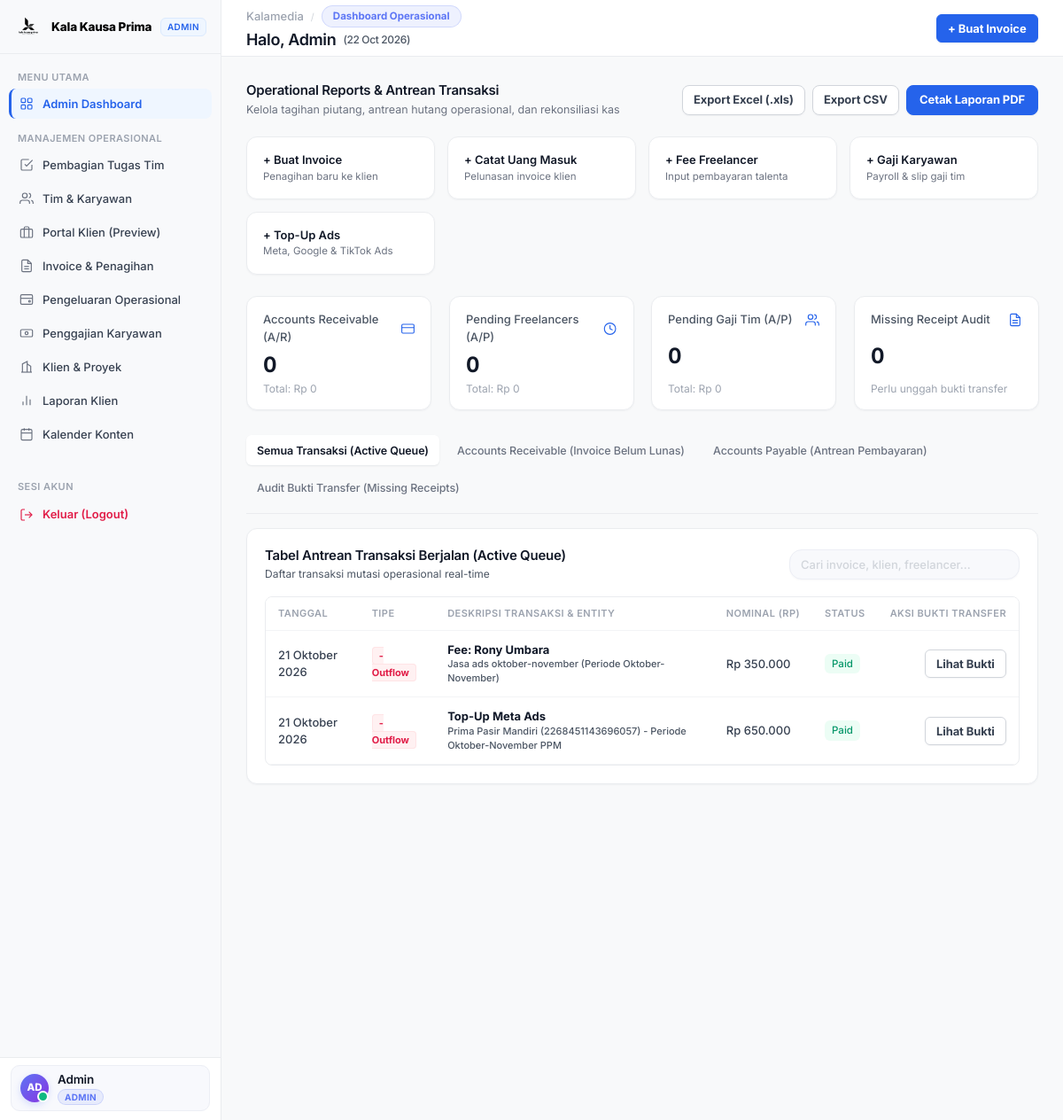
The page /admin-dashboard?_u=u_2 (signed in) on the database its author committed.
### tables this page shows
CREATE TABLE freelancer_payouts (
                id INTEGER PRIMARY KEY AUTOINCREMENT,
                freelancer_name VARCHAR(150) NOT NULL,
                freelancer_bank VARCHAR(100) DEFAULT NULL,
                freelancer_account VARCHAR(100) DEFAULT NULL,
                project_id INTEGER NOT NULL,
                task_description TEXT NOT NULL,
                amount DECIMAL(15,2) NOT NULL DEFAULT 0,
                status VARCHAR(20) DEFAULT 'Pending', -- 'Pending', 'Paid'
                paid_at DATETIME DEFAULT NULL,
                receipt_file VARCHAR(255) DEFAULT NULL,
                created_at DATETIME DEFAULT CURRENT_TIMESTAMP, is_deleted INTEGER DEFAULT 0, freelancer_phone VARCHAR(50) DEFAULT NULL,
                FOREIGN KEY (project_id) REFERENCES projects(id) ON DELETE CASCADE
            );

CREATE TABLE ads_spend (
                id INTEGER PRIMARY KEY AUTOINCREMENT,
                client_id INTEGER NOT NULL,
                project_id INTEGER DEFAULT NULL,
                platform VARCHAR(50) NOT NULL, -- 'Meta Ads', 'Google Ads', 'TikTok Ads', 'LinkedIn Ads'
                account_id VARCHAR(100) DEFAULT NULL,
                amount DECIMAL(15,2) NOT NULL DEFAULT 0,
                spent_date DATE NOT NULL,
                receipt_file VARCHAR(255) DEFAULT NULL,
                notes TEXT DEFAULT NULL,
                created_at DATETIME DEFAULT CURRENT_TIMESTAMP, is_deleted INTEGER DEFAULT 0,
                FOREIGN KEY (client_id) REFERENCES clients(id) ON DELETE CASCADE,
                FOREIGN KEY (project_id) REFERENCES projects(id) ON DELETE SET NULL
            );

### config/app.php (called while the page is built, shortened)
<?php
function format_rupiah($number, $with_prefix = true) {
    $val = number_format(floatval($number), 0, ',', '.');
    return $with_prefix ? 'Rp ' . $val : $val;
}
function format_date($date_str, $with_time = false) {
    $timestamp = strtotime($date_str);
    $months = [
        1 => 'Januari', 2 => 'Februari', 3 => 'Maret', 4 => 'April',
        5 => 'Mei', 6 => 'Juni', 7 => 'Juli', 8 => 'Agustus',
        9 => 'September', 10 => 'Oktober', 11 => 'November', 12 => 'Desember'
    ];
    $d = date('d', $timestamp);
    $m = $months[(int)date('m', $timestamp)];
    $y = date('Y', $timestamp);
    return "$d $m $y";
}
    ?>

### views/admin_dashboard.php (shortened to what this page needs)
<?php
$db = Database::getConnection();
$unpaidInv = $db->query("SELECT COUNT(*) as cnt, COALESCE(SUM(total_amount), 0) as total FROM invoices WHERE status != 'Paid' AND COALESCE(is_deleted, 0) = 0")->fetch();
$unpaidCount = intval($unpaidInv['cnt'] ?? 0);
$unpaidSum = floatval($unpaidInv['total'] ?? 0);
$pendingPay = $db->query("SELECT COUNT(*) as cnt, COALESCE(SUM(amount), 0) as total FROM freelancer_payouts WHERE status = 'Pending' AND COALESCE(is_deleted, 0) = 0")->fetch();
$pendingPayoutCount = intval($pendingPay['cnt'] ?? 0);
$pendingPayoutSum = floatval($pendingPay['total'] ?? 0);
$pendingSal = $db->query("SELECT COUNT(*) as cnt, COALESCE(SUM(net_salary), 0) as total FROM salaries WHERE status = 'Pending' AND COALESCE(is_deleted, 0) = 0")->fetch();
$pendingSalaryCount = intval($pendingSal['cnt'] ?? 0);
$pendingSalarySum = floatval($pendingSal['total'] ?? 0);
$missingInv = intval($db->query("SELECT COUNT(*) FROM invoices WHERE status = 'Paid' AND (receipt_file IS NULL OR receipt_file = '') AND COALESCE(is_deleted, 0) = 0")->fetchColumn());
$missingPay = intval($db->query("SELECT COUNT(*) FROM freelancer_payouts WHERE status = 'Paid' AND (receipt_file IS NULL OR receipt_file = '') AND COALESCE(is_deleted, 0) = 0")->fetchColumn());
$missingSal = intval($db->query("SELECT COUNT(*) FROM salaries WHERE status = 'Paid' AND (receipt_file IS NULL OR receipt_file = '') AND COALESCE(is_deleted, 0) = 0")->fetchColumn());
$missingAds = intval($db->query("SELECT COUNT(*) FROM ads_spend WHERE (receipt_file IS NULL OR receipt_file = '') AND COALESCE(is_deleted, 0) = 0")->fetchColumn());
$totalMissingReceipts = $missingInv + $missingPay + $missingSal + $missingAds;
$transactions = [];
$payouts = $db->query("
    SELECT p.id, p.freelancer_name, p.freelancer_bank, p.freelancer_account, p.amount, p.status,
           p.task_description, p.created_at as trans_date, p.receipt_file,
           pr.name as project_name, 'Outflow (Freelancer)' as trans_type, 'payout' as target_type
    FROM freelancer_payouts p
    LEFT JOIN projects pr ON p.project_id = pr.id
    WHERE COALESCE(p.is_deleted, 0) = 0
    ORDER BY p.id DESC LIMIT 15
")->fetchAll();
foreach ($payouts as $pay) {
    $transactions[] = [
        'id' => $pay['id'],
        'target_type' => 'payout',
        'trans_type' => 'Outflow',
        'date' => date('Y-m-d', strtotime($pay['trans_date'])),
        'title' => "Fee: " . $pay['freelancer_name'],
        'subtitle' => $pay['task_description'] . " (" . $pay['project_name'] . ")",
        'bank_info' => ($pay['freelancer_bank'] ? $pay['freelancer_bank'] . " - " . $pay['freelancer_account'] : ""),
        'amount' => floatval($pay['amount']),
        'status' => $pay['status'],
        'receipt_file' => $pay['receipt_file']
    ];
}
$adsList = $db->query("
    SELECT a.id, a.platform, a.amount, a.spent_date, a.receipt_file, a.account_id, a.notes,
           c.company as client_company, 'Outflow (Ads)' as trans_type, 'ads' as target_type
    FROM ads_spend a
    JOIN clients c ON a.client_id = c.id
    WHERE COALESCE(a.is_deleted, 0) = 0
    ORDER BY a.id DESC LIMIT 15
")->fetchAll();
foreach ($adsList as $ad) {
    $transactions[] = [
        'id' => $ad['id'],
        'target_type' => 'ads',
        'trans_type' => 'Outflow',
        'date' => $ad['spent_date'],
        'title' => "Top-Up " . $ad['platform'],
        'subtitle' => $ad['client_company'] . ($ad['account_id'] ? " ({$ad['account_id']})" : "") . ($ad['notes'] ? " - {$ad['notes']}" : ""),
        'amount' => floatval($ad['amount']),
        'status' => 'Paid',
        'receipt_file' => $ad['receipt_file']
    ];
}
usort($transactions, function ($a, $b) {
    return strcmp($b['date'], $a['date']);
});
?>
<!DOCTYPE html>
<html lang="id">
<head>
  <link rel="stylesheet" href="assets/css/style.css?v=saas-linear-1.0">
</head>
<body>
  <div class="app-container">
    <?php require_once BASE_PATH . '/includes/sidebar.php'; ?>
    <main class="main-wrapper">
      <?php require_once BASE_PATH . '/includes/header.php'; ?>
      <div class="content-body">
        <div style="display: flex; justify-content: space-between; align-items: center; margin-bottom: 20px; flex-wrap: wrap; gap: 12px;">
          <div>
            <h2 style="font-size: 18px; font-weight: 600; color: #111827; margin: 0; letter-spacing: -0.02em;">Operational Reports & Antrean Transaksi</h2>
            <p style="font-size: 12.5px; color: #6B7280; margin: 3px 0 0 0;">Kelola tagihan piutang, antrean hutang operasional, dan rekonsiliasi kas</p>
          </div>
          <div style="display: flex; gap: 8px; flex-wrap: wrap;">
            <a href="api/analytics.php?action=export_excel" class="btn btn-secondary btn-sm" style="font-weight: 500; height: 34px; padding: 0 12px; border-radius: 8px;" title="Unduh spreadsheet Excel dengan format tabel & border rapi">
              <span>Export Excel (.xls)</span>
            </a>
            <a href="api/analytics.php?action=export_csv" class="btn btn-secondary btn-sm" style="font-weight: 500; height: 34px; padding: 0 12px; border-radius: 8px;" title="Unduh spreadsheet CSV dengan pemisah kolom otomatis">
              <span>Export CSV</span>
            </a>
            <a href="api/analytics.php?action=export_pdf" target="_blank" class="btn btn-primary btn-sm" style="font-weight: 500; height: 34px; padding: 0 14px; border-radius: 8px;" title="Buka & cetak laporan rekonsiliasi bulanan format PDF">
              <span>Cetak Laporan PDF</span>
            </a>
          </div>
        </div>
        <div class="quick-actions-bar">
          <div class="quick-action-card" onclick="openModal('modal-create-invoice')">
            <div>
              <div class="action-title">+ Buat Invoice</div>
              <div class="action-desc">Penagihan baru ke klien</div>
            </div>
          </div>
          <div class="quick-action-card" onclick="openModal('modal-record-payment')">
            <div>
              <div class="action-title">+ Catat Uang Masuk</div>
              <div class="action-desc">Pelunasan invoice klien</div>
            </div>
          </div>
          <div class="quick-action-card" onclick="openModal('modal-input-payout')">
            <div>
              <div class="action-title">+ Fee Freelancer</div>
              <div class="action-desc">Input pembayaran talenta</div>
            </div>
          </div>
          <div class="quick-action-card" onclick="openModal('modal-input-salary')">
            <div>
              <div class="action-title">+ Gaji Karyawan</div>
              <div class="action-desc">Payroll & slip gaji tim</div>
            </div>
          </div>
          <div class="quick-action-card" onclick="openModal('modal-catat-ads')">
            <div>
              <div class="action-title">+ Top-Up Ads</div>
              <div class="action-desc">Meta, Google & TikTok Ads</div>
            </div>
          </div>
        </div>
        <div class="kpi-grid">
          <div class="kpi-card" onclick="switchOpTab('tab-ar')" style="cursor: pointer;">
            <div class="kpi-header">
              <span class="kpi-title">Accounts Receivable (A/R)</span>
              <svg width="16" height="16" viewBox="0 0 24 24" fill="none" stroke="#2563EB" stroke-width="1.75" stroke-linecap="round" stroke-linejoin="round"><rect x="1" y="4" width="22" height="16" rx="2" ry="2"/><line x1="1" y1="10" x2="23" y2="10"/></svg>
            </div>
            <div class="kpi-value"><?= $unpaidCount ?></div>
            <div class="kpi-meta">Total: <?= format_rupiah($unpaidSum) ?></div>
          </div>
          <div class="kpi-card" onclick="switchOpTab('tab-ap')" style="cursor: pointer;">
            <div class="kpi-header">
              <span class="kpi-title">Pending Freelancers (A/P)</span>
              <svg width="16" height="16" viewBox="0 0 24 24" fill="none" stroke="#2563EB" stroke-width="1.75" stroke-linecap="round" stroke-linejoin="round"><circle cx="12" cy="12" r="10"/><polyline points="12 6 12 12 16 14"/></svg>
            </div>
            <div class="kpi-value"><?= $pendingPayoutCount ?></div>
            <div class="kpi-meta">Total: <?= format_rupiah($pendingPayoutSum) ?></div>
          </div>
          <div class="kpi-card" onclick="switchOpTab('tab-ap')" style="cursor: pointer;">
            <div class="kpi-header">
              <span class="kpi-title">Pending Gaji Tim (A/P)</span>
              <svg width="16" height="16" viewBox="0 0 24 24" fill="none" stroke="#2563EB" stroke-width="1.75" stroke-linecap="round" stroke-linejoin="round"><path d="M17 21v-2a4 4 0 0 0-4-4H5a4 4 0 0 0-4 4v2"/><circle cx="9" cy="7" r="4"/><path d="M23 21v-2a4 4 0 0 0-3-3.87"/><path d="M16 3.13a4 4 0 0 1 0 7.75"/></svg>
            </div>
            <div class="kpi-value"><?= $pendingSalaryCount ?></div>
            <div class="kpi-meta">Total: <?= format_rupiah($pendingSalarySum) ?></div>
          </div>
          <div class="kpi-card" onclick="switchOpTab('tab-missing')" style="cursor: pointer;">
            <div class="kpi-header">
              <span class="kpi-title">Missing Receipt Audit</span>
            </div>
            <div class="kpi-value"><?= $totalMissingReceipts ?></div>
            <div class="kpi-meta">Perlu unggah bukti transfer</div>
          </div>
        </div>
        <div style="display: flex; gap: 8px; margin-bottom: 16px; border-bottom: 1px solid var(--border-color); padding-bottom: 12px; flex-wrap: wrap;">
          <button type="button" class="tab-btn active" id="btn-tab-all" onclick="switchOpTab('tab-all')">Semua Transaksi (Active Queue)</button>
          <button type="button" class="tab-btn" id="btn-tab-ar" onclick="switchOpTab('tab-ar')">Accounts Receivable (Invoice Belum Lunas)</button>
          <button type="button" class="tab-btn" id="btn-tab-ap" onclick="switchOpTab('tab-ap')">Accounts Payable (Antrean Pembayaran)</button>
          <button type="button" class="tab-btn" id="btn-tab-missing" onclick="switchOpTab('tab-missing')">Audit Bukti Transfer (Missing Receipts)</button>
        </div>
        <div class="glass-panel">
          <div class="panel-header">
            <div>
              <h3 class="panel-title" id="tab-panel-title">
                Tabel Antrean Transaksi Berjalan (Active Queue)
              </h3>
              <p style="font-size: 12px; color: var(--text-secondary); margin-top: 2px;" id="tab-panel-desc">Daftar transaksi mutasi operasional real-time</p>
            </div>
            <div style="display: flex; gap: 10px; align-items: center;">
              <input type="text" id="queue-search-input" class="form-control" style="width: 260px; padding: 7px 12px; font-size: 12.5px;" placeholder="Cari invoice, klien, freelancer...">
            </div>
          </div>
          <div id="section-tab-all" class="table-responsive">
            <table class="table-custom" id="queue-table">
              <thead>
                <tr>
                  <th>Tanggal</th>
                  <th>Tipe</th>
                  <th>Deskripsi Transaksi & Entity</th>
                  <th>Nominal (Rp)</th>
                  <th>Status</th>
                  <th style="text-align: right;">Aksi Bukti Transfer</th>
                </tr>
              </thead>
              <tbody>
                <?php if (empty($transactions)): ?>
                  <tr><td colspan="6" style="text-align: center; color: var(--text-muted); padding: 24px;">Belum ada transaksi dalam antrean.</td></tr>
                <?php else: ?>
                  <?php foreach ($transactions as $t): ?>
                    <tr>
                      <td style="color: var(--text-secondary);"><?= format_date($t['date']) ?></td>
                      <td>
                        <span class="badge-type-<?= $t['trans_type'] === 'Inflow' ? 'in' : 'out' ?>">
                          <?= $t['trans_type'] === 'Inflow' ? '+ Inflow' : '- Outflow' ?>
                        </span>
                      </td>
                      <td>
                        <div style="font-weight: 700; color: #101828;"><?= htmlspecialchars($t['title']) ?></div>
                        <div style="font-size: 11px; color: var(--text-secondary);"><?= htmlspecialchars($t['subtitle']) ?></div>
                      </td>
                      <td style="font-weight: 700; color: <?= $t['trans_type'] === 'Inflow' ? 'var(--success-text)' : 'var(--danger-text)' ?>;">
                        <?= format_rupiah($t['amount']) ?>
                      </td>
                      <td>
                        <span class="badge-status badge-<?= strtolower($t['status']) ?>">
                          <?= $t['status'] ?>
                        </span>
                      </td>
                      <td style="text-align: right;">
                        <?php if (!empty($t['receipt_file'])): ?>
                          <button type="button" class="btn btn-secondary btn-sm" onclick="viewReceiptImage('<?= UPLOAD_URL . '/' . htmlspecialchars($t['receipt_file']) ?>', '<?= htmlspecialchars($t['title']) ?>')">
                            <span>Lihat Bukti</span>
                          </button>
                        <?php else: ?>
                          <button type="button" class="btn btn-secondary btn-sm" onclick="triggerUploadModal('<?= $t['target_type'] ?>', <?= $t['id'] ?>, 'Upload Bukti <?= htmlspecialchars($t['title']) ?>')">
                            <span>Upload Bukti</span>
                          </button>
                        <?php endif; ?>
                      </td>
                    </tr>
                  <?php endforeach; ?>
                <?php endif; ?>
              </tbody>
            </table>
          </div>
        </div>
  <?php require_once BASE_PATH . '/includes/footer.php'; ?>
</body>
</html>

### rows shown on the page
freelancer_payouts: date "21 Oktober 2026", title "Fee: Rony Umbara", subtitle "Jasa ads oktober-november (Periode Oktober-November)", amount "Rp 350.000", status "Paid"
ads_spend: spent_date "21 Oktober 2026", title "Top-Up Meta Ads", subtitle "Prima Pasir Mandiri (2268451143696057) - Periode Oktober-November PPM", amount "Rp 650.000", status "Paid"

### other values the page prints
$badgeLabel "ADMIN"
$sidebarAvatar "AD"
$sidebarProfileName "Admin"
$sidebarBadge "ADMIN"
$currentPageInfo['parent'] "Kalamedia"
$currentPageInfo['name'] "Dashboard Operasional"
$greetingDisplayName "Admin"
$unpaidCount "0"
format_rupiah($unpaidSum) "Rp 0"
$pendingPayoutCount "0"
format_rupiah($pendingPayoutSum) "Rp 0"
$pendingSalaryCount "0"
format_rupiah($pendingSalarySum) "Rp 0"
$totalMissingReceipts "0"
